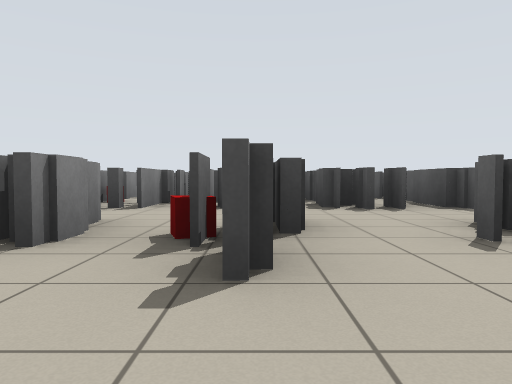
[1] (above)

24 first-person views from a walk through a robot-simulator world made for Stage. The camera is 0.72 m above the floor, tilts 2° down and sees 70° across. Floor lines are 1 m apart. The floor is counted in squares, 2 m on a side. Each view is taken from the middle of a square. On the plan, view 1 faces up. The plan holds only what a view shows up to about 9 squares ahead; the rest is blank. Robots are left out.

[2]
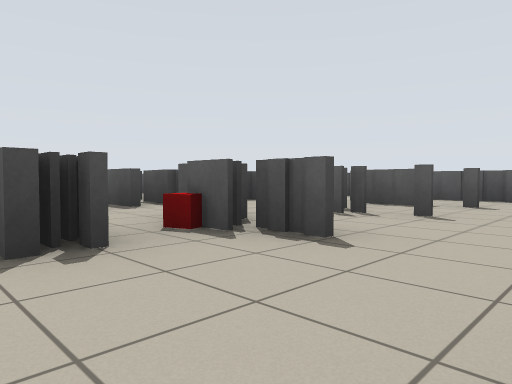

[3]
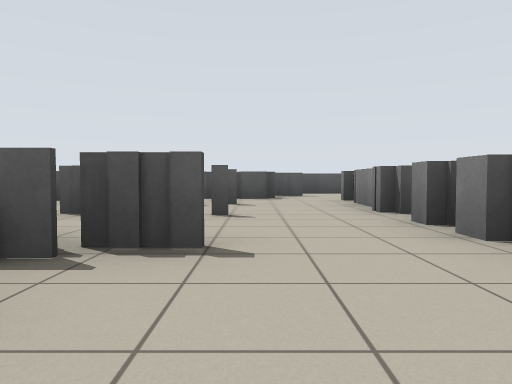

[4]
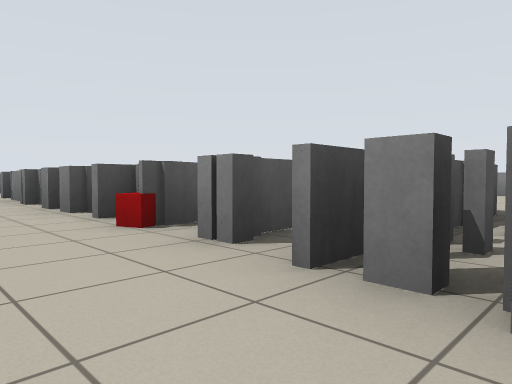

[5]
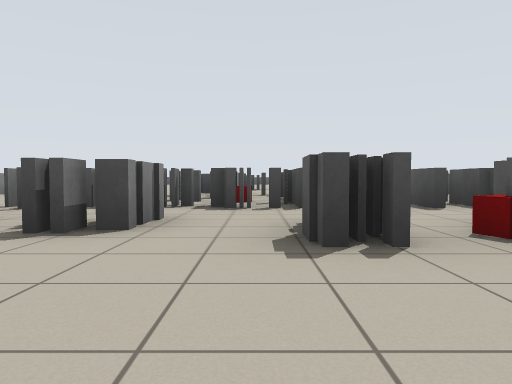

[6]
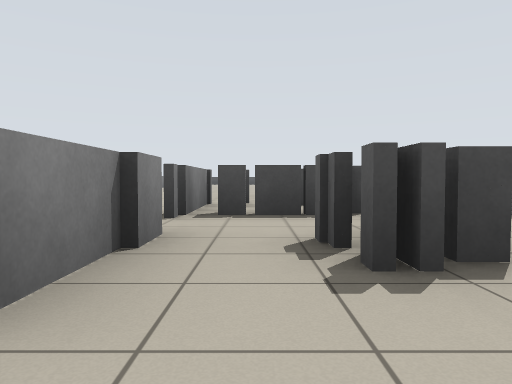

[7]
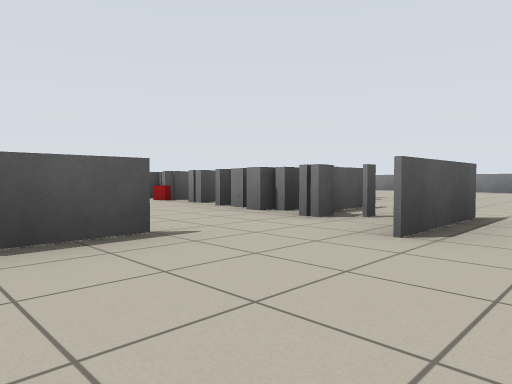

[8]
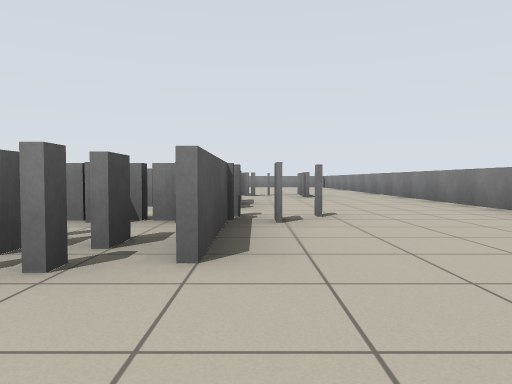

[9]
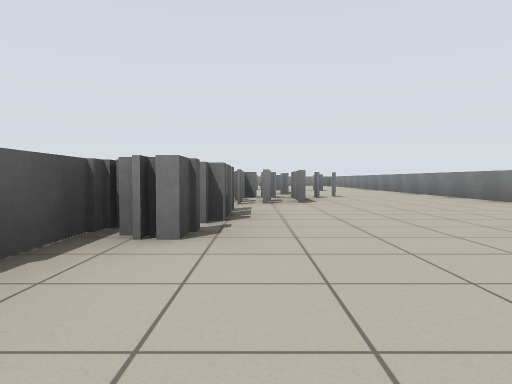

[10]
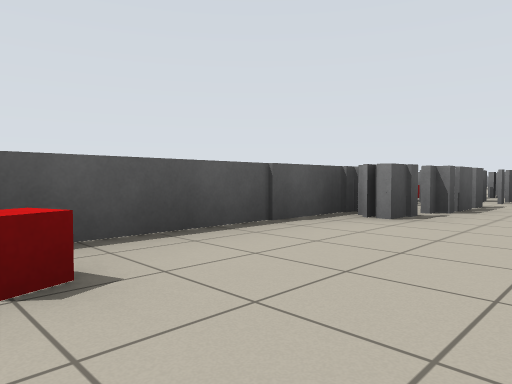

[11]
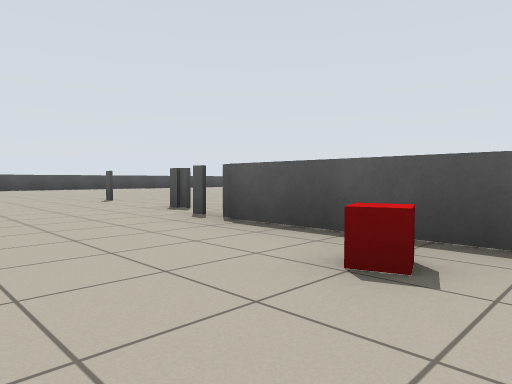

[12]
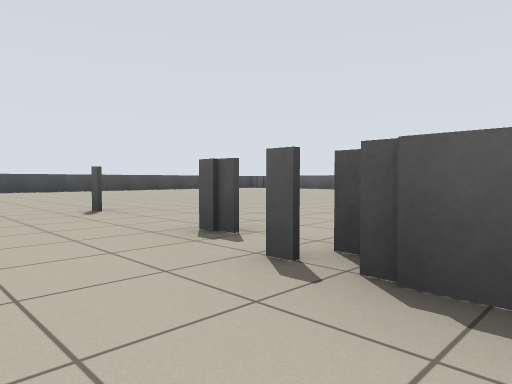

[13]
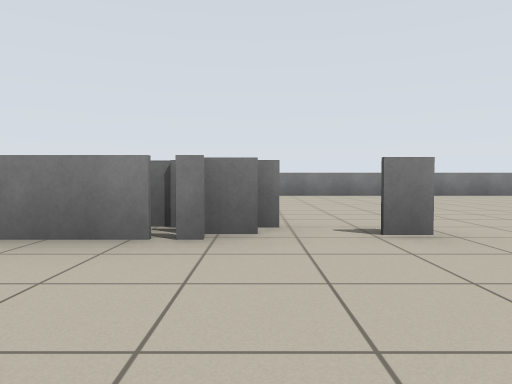

[14]
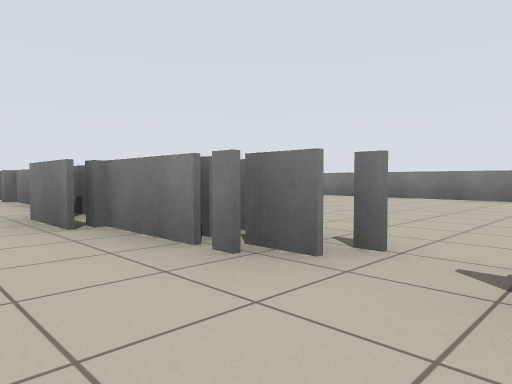

[15]
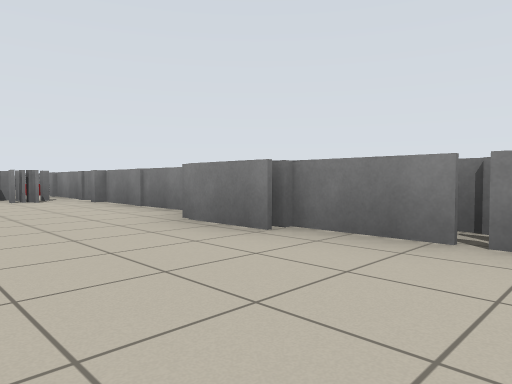

[16]
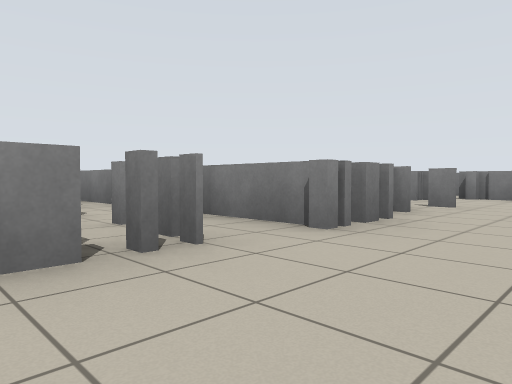

[17]
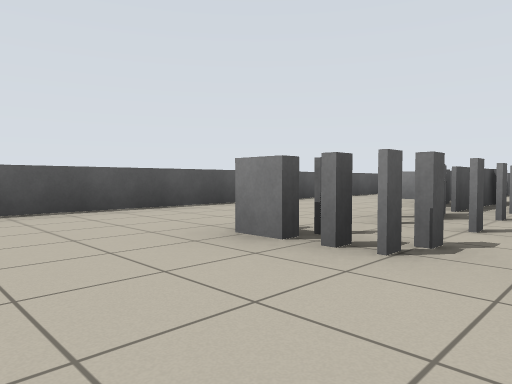

[18]
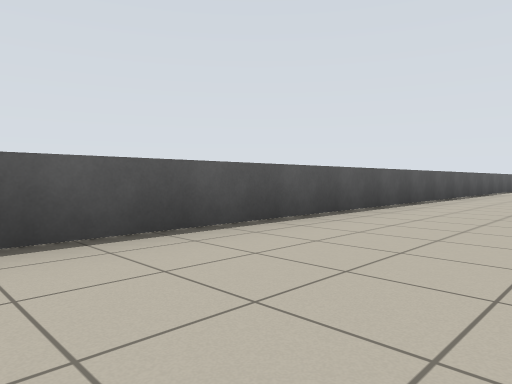

[19]
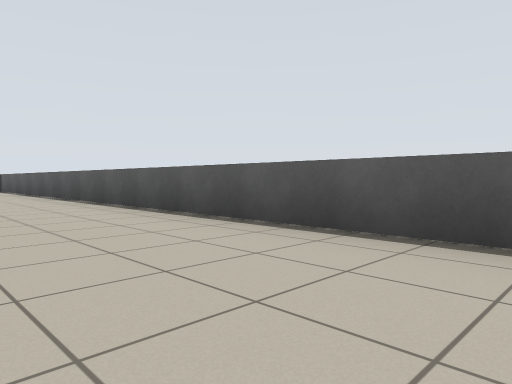

[20]
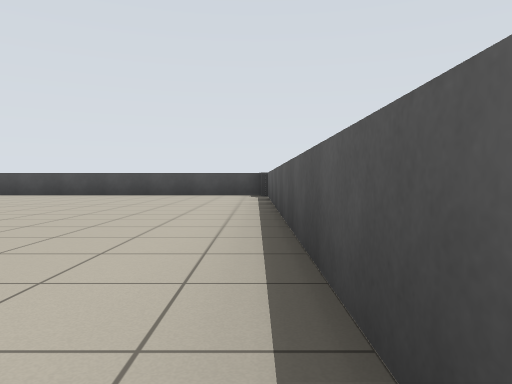

[21]
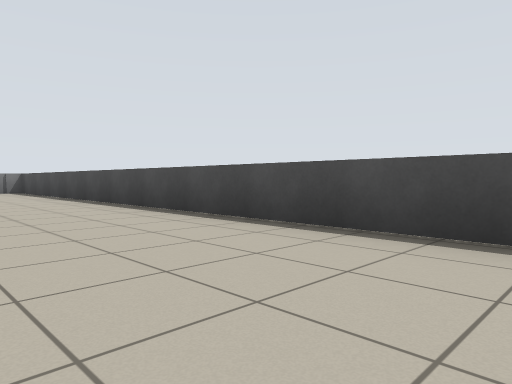

[22]
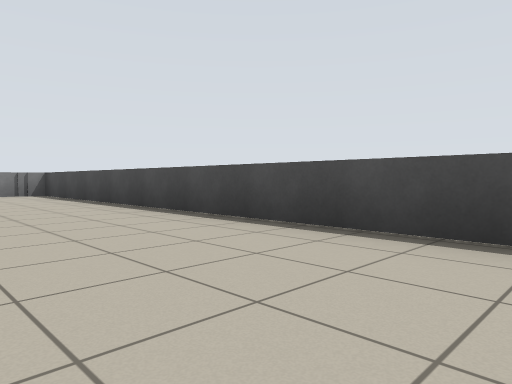

[23]
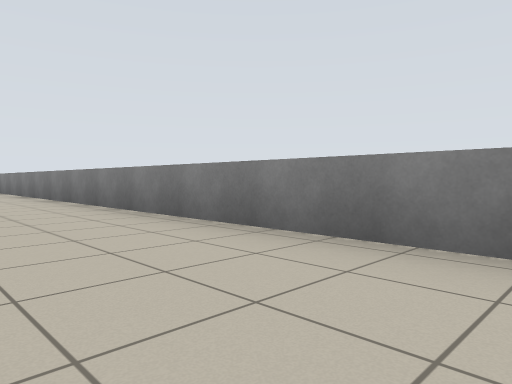

[24]
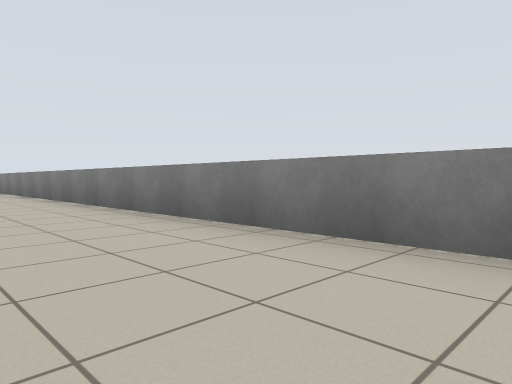

### Floor plan
Key: @ floor where view 1 was taken; # wall or solid block; x gap in a wall; . floor; = window, fence, low wall or low ledge; B red box; O other object.
Columns run from 8 left of view 1 to 8 right of it. Each row starts with its distance up from view 1.
 26  ##############
 25 =..............=
 24   ..............#
 23 =..   ..........#
 22 =..  ..... .....#
 21 =..  .....  ....#
 20 =..  ......  ...#
 19 =..........  ...#
 18 =.....=....   ..#
 17 =.........    ..#
 16 =.....=..     ..#
 15 =.....x..    ...#
 14 =....==..    ...#
 13 =...B#=..    ...#
 12 =. ..==..    ...#
 11 =. ..=..  ......#
 10 =....=..........#
  9 =....=..===.==..#
  8 =....==.   ==...#
  7 =....=== == =...#
  6 =..===O======...#
  5 =..=====.==.==..#
  4 =........... ==.#
  3 =..=.==.=.==   .#
  2 =..=..=.B.==.=  #
  1 =............==
  0 =.====.B@.....=.
 -1 =..=.=.#===== ..
 -2   ...==
 -3   ...=
 -4   ...=

Where each view was taken, in squares from view 1:
view 1: 0 up, 0 right, facing up
view 2: 0 up, 2 left, facing up-right
view 3: 1 up, 2 left, facing right
view 4: 1 up, 4 left, facing down-right
view 5: 0 up, 2 left, facing up
view 6: 1 up, 4 left, facing up
view 7: 3 up, 7 left, facing down-right
view 8: 8 up, 5 left, facing down
view 9: 12 up, 4 left, facing down
view 10: 13 up, 5 left, facing down-right
view 11: 12 up, 5 left, facing up-right
view 12: 14 up, 4 left, facing up-right
view 13: 15 up, 0 right, facing left
view 14: 16 up, 1 left, facing down-left
view 15: 15 up, 0 right, facing down-left
view 16: 11 up, 5 right, facing down-left
view 17: 11 up, 3 right, facing down-right
view 18: 14 up, 5 right, facing down-right
view 19: 12 up, 5 right, facing up-right
view 20: 17 up, 7 right, facing up
view 21: 23 up, 3 right, facing up-left
view 22: 23 up, 1 right, facing up-left
view 23: 23 up, 6 left, facing down-left
view 24: 17 up, 6 left, facing down-left
